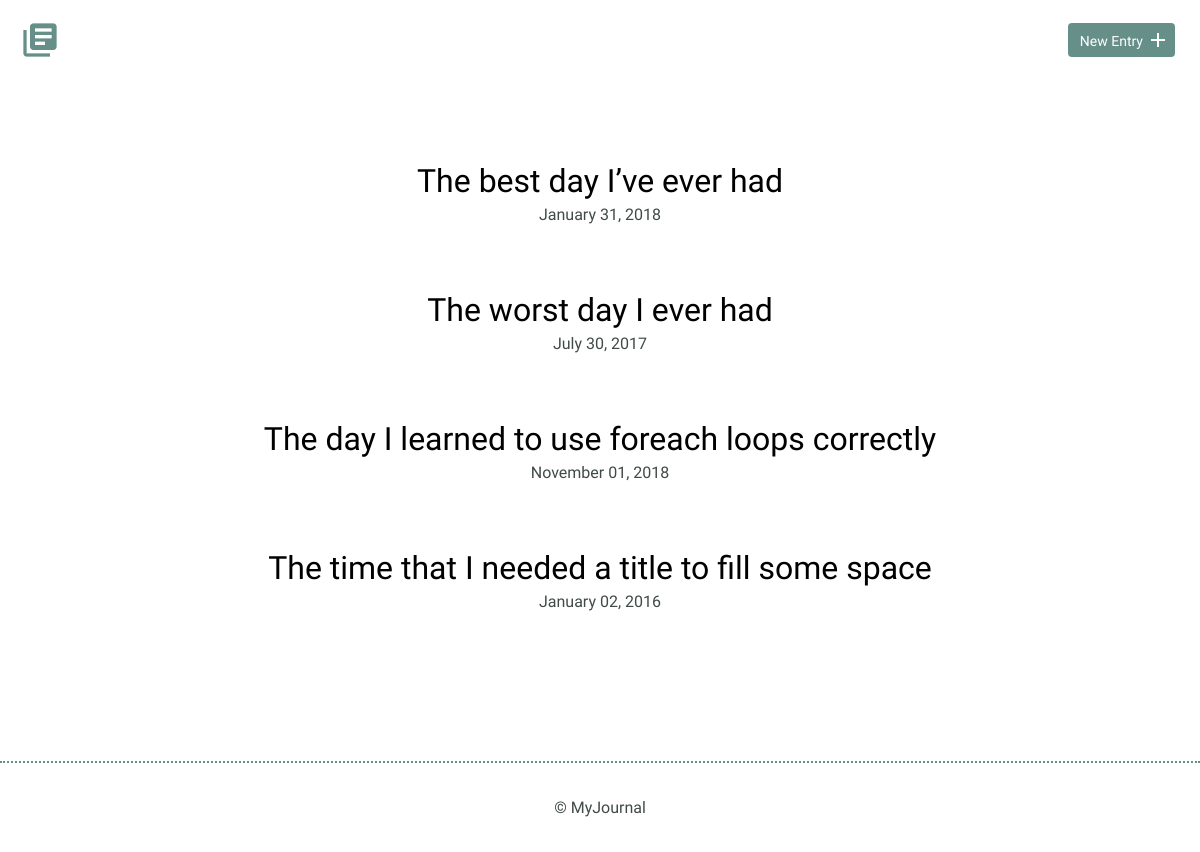
Before: / with the older database file.
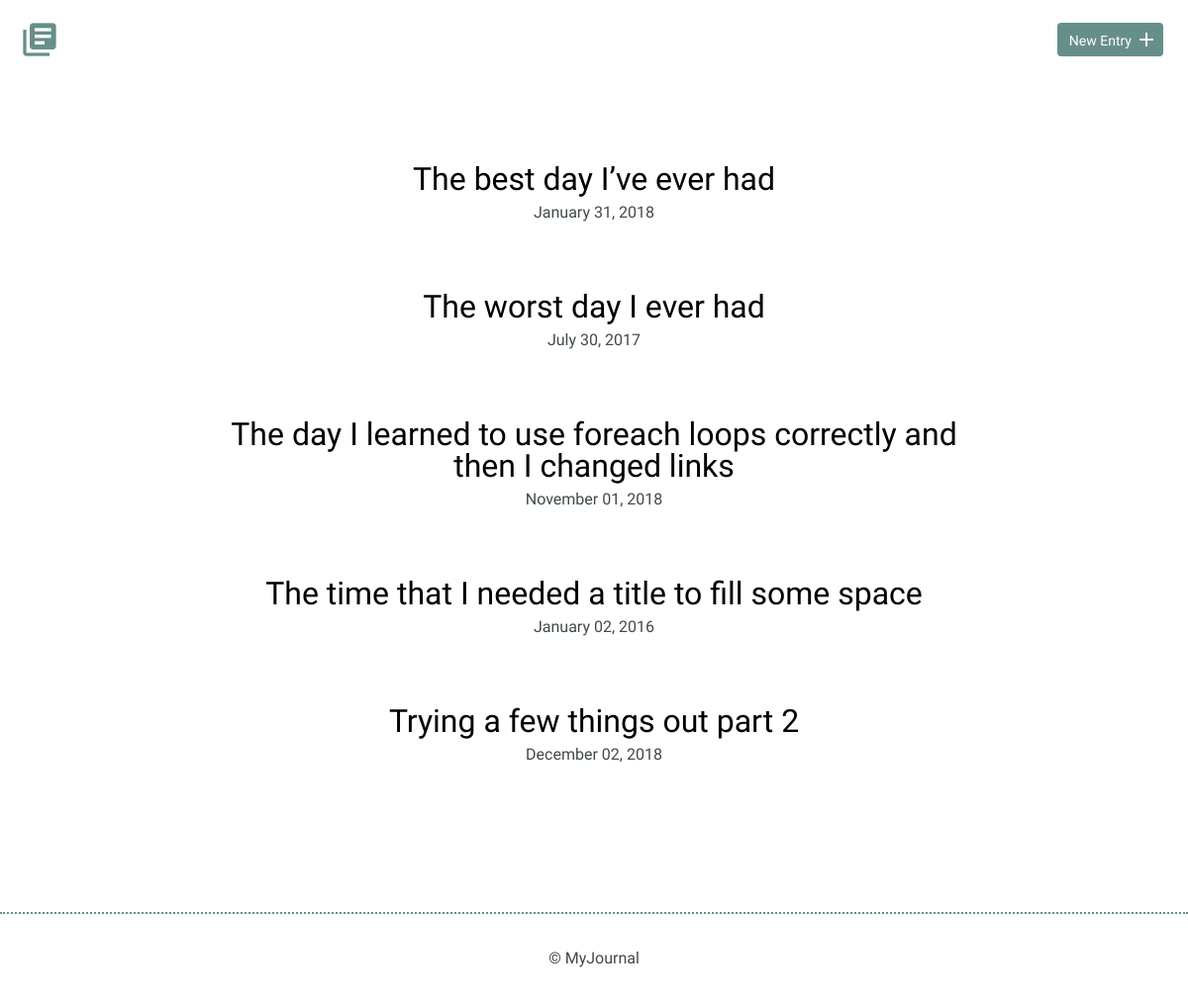
After: the same page with the newer database file.
### tables this page shows
CREATE TABLE "journal" (
	`journal_id`	INTEGER,
	`title`	TEXT,
	`date`	TEXT,
	`time_spent`	INTEGER,
	`entry`	TEXT,
	PRIMARY KEY(`journal_id`)
);

### inc/functions.php (called while the page is built, shortened)
<?php
try {
      $sql = "SELECT * FROM journal";
      $results = $db->prepare($sql);
      $results->execute();
      $journals =  $results->fetchAll(PDO::FETCH_ASSOC);
      }  catch (Exception $e) {
    echo "Bad request from query 1: " . $e->getMessage();
    exit;
}

### index.php (the view)
<?php
require('inc/connection.php');
include('inc/functions.php');
include('inc/header.php');
?>
      <section>
            <div class="container">
                <div class="entry-list">
                    <?php
                    foreach($journals as $entry) {
                      echo '<article><h2><a href="detail.php?q=' .$entry["journal_id"]
                              .'">' .$entry['title'] . '</a></h2>';
                           $getdate = $entry['date'];
                             $date = date("F d, Y", strtotime($getdate));
                          echo '<time datetime="' .$getdate .'">'
                                .$date .'</time></article>';
                              }
                              ?>
                </div>
            </div>
        </section>
        <?php include('inc/footer.php'); ?>
    </body>
</html>

### inc/header.php (shortened to what this page needs)
<html>
    <head>
        <link rel="stylesheet" href="css/normalize.css">
        <link rel="stylesheet" href="css/site.css">
    </head>
    <body>
        <header>
            <div class="container">
                <div class="site-header">
                    <a class="logo" href="index.php"><i class="material-icons">library_books</i></a>
                    <a class="button icon-right" href="new.php"><span>New Entry</span> <i class="material-icons">add</i></a>
                </div>
            </div>
        </header>

### inc/footer.php
<?php
echo "<footer>
    <div>
        &copy; MyJournal
    </div>
</footer>";
 ?>

### css/site.css (style rules this page uses)
body { font-size: 16px; color: #404a49; font-family: 'Cousine', serif; font-weight: 400; }
.container { margin: 0 auto; padding: 0 25px; }
header .site-header { margin: 0 auto; height: 95px; }
header .logo i { color: #678f89; margin: 20px 0 0 -5px; float: left; font-size: 40px; }
header .button { float: right; margin: 33px 0 0 0; }
footer { text-align: center; padding: 35px 0; border-top: 2px dotted #678f89; }
.button { padding: 8px 10px 6px 10px; background: #678f89; border: 2px solid #678f89; border-radius: 4px; text-decoration: none; color: #FFF; position: relative; text-align: center; font-size: 14px; }
.button.icon-right { padding-right: 30px; top: -10px; }
.button.icon-right i { position: absolute; top: 3px; right: 3px; }
h1, h2, h3 { margin: 0; font-weight: 400; line-height: 1em; color: #000; }
h2 { font-size: 32px; }
h2 a { text-decoration: none; color: #000; }
.entry-list, .edit-entry, .new-entry { max-width: 800px; margin: 0 auto; padding: 70px 0 150px 0; }
.entry-list article { margin-bottom: 70px; text-align: center; }
.entry-list article:last-child { margin-bottom: 0; }
.entry-list article h2 { margin-bottom: 8px; }

Changed rows visible on the page:
changed journal: title "The day I learned to use foreach loops correctly" → "The day I learned to use foreach loops correctly and then I changed links"
added journal: title "Trying a few things out part 2", date "December 02, 2018"
